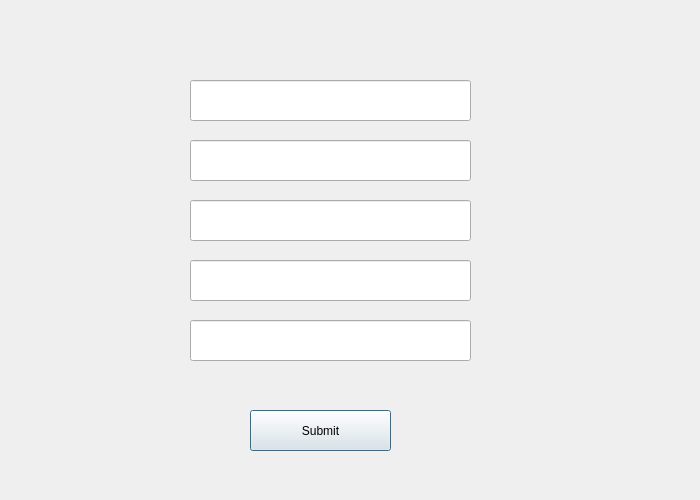
<?xml version="1.0" encoding="UTF-8"?>
<ui version="4.0">
 <class>driver_reg</class>
 <widget class="QDialog" name="driver_reg">
  <property name="geometry">
   <rect>
    <x>0</x>
    <y>0</y>
    <width>700</width>
    <height>500</height>
   </rect>
  </property>
  <property name="windowTitle">
   <string>Dialog</string>
  </property>
  <widget class="QPushButton" name="pushButton">
   <property name="geometry">
    <rect>
     <x>250</x>
     <y>410</y>
     <width>141</width>
     <height>41</height>
    </rect>
   </property>
   <property name="text">
    <string>Submit</string>
   </property>
  </widget>
  <widget class="QLineEdit" name="lineEdit_3">
   <property name="geometry">
    <rect>
     <x>190</x>
     <y>80</y>
     <width>281</width>
     <height>41</height>
    </rect>
   </property>
  </widget>
  <widget class="QLineEdit" name="lineEdit_4">
   <property name="geometry">
    <rect>
     <x>190</x>
     <y>140</y>
     <width>281</width>
     <height>41</height>
    </rect>
   </property>
  </widget>
  <widget class="QLineEdit" name="lineEdit_5">
   <property name="geometry">
    <rect>
     <x>190</x>
     <y>200</y>
     <width>281</width>
     <height>41</height>
    </rect>
   </property>
  </widget>
  <widget class="QLineEdit" name="lineEdit_6">
   <property name="geometry">
    <rect>
     <x>190</x>
     <y>260</y>
     <width>281</width>
     <height>41</height>
    </rect>
   </property>
  </widget>
  <widget class="QLineEdit" name="lineEdit_7">
   <property name="geometry">
    <rect>
     <x>190</x>
     <y>320</y>
     <width>281</width>
     <height>41</height>
    </rect>
   </property>
  </widget>
  <widget class="QLabel" name="label">
   <property name="geometry">
    <rect>
     <x>240</x>
     <y>370</y>
     <width>151</width>
     <height>21</height>
    </rect>
   </property>
   <property name="text">
    <string/>
   </property>
  </widget>
 </widget>
 <resources/>
 <connections/>
</ui>
